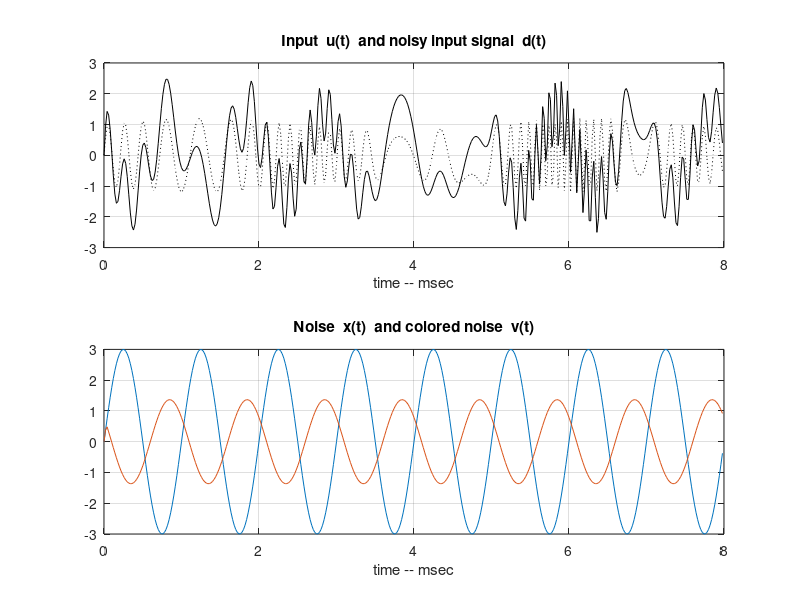
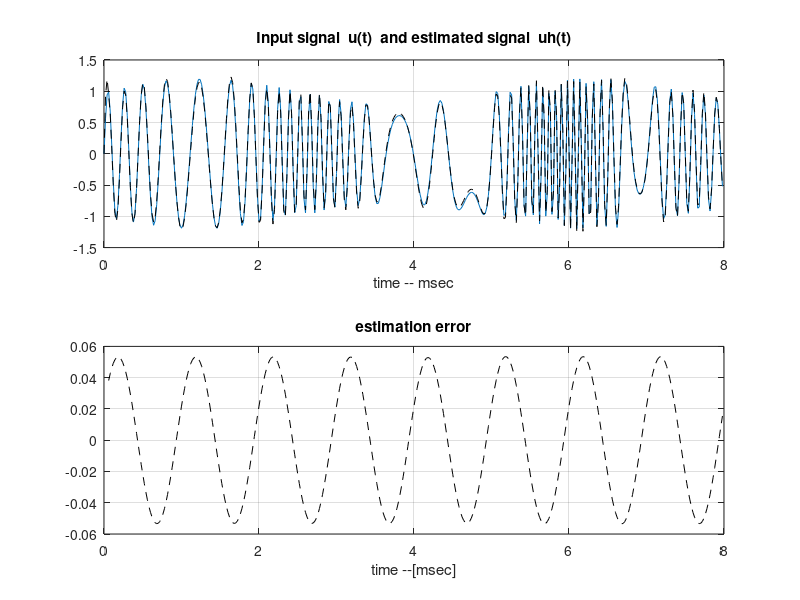

These charts were generated, in order, by the following MATLAB code:
% Example 5.5  Develop a MATLAB program for adaptive noise cancellation using adaline network.
% Solution  For adaptive noise cancellation in signal processing, adaline network is used and the performance is noted. The necessary parameters to be used are assumed.
% Program
% Adaptive Noise Cancellation
clear all; close all; clc;
% The useful signal u(t) is a frequency and amplitude  modulated sinusoid
f  = 4e3 ;       %  signal frequency 
fm = 300 ;      % frequency modulation
fa  = 200 ;     % amplitude modulation
ts = 2e-5 ;  % sampling time
N =  400 ;   % number of sampling points
t = (0:N-1)*ts ;  % 0  to 10 msec
ut = (1+0.2*sin(2*pi*fa*t)).*sin(2*pi*f*(1+0.2*cos(2*pi*fm*t)).*t) ;
% The noise xt and the filtered noise vt
%xt = 2*sawtooth(2*pi*1e3*t, 0.7) ;
xt=3*sin(2*pi*1e3*t);
%xt=0.05*randn(size(ut));
b = [ 1  -0.7 -0.7];
vt = filter(b, 1, xt);
% noisy signal dt = ut+vt ;
dt=ut+vt;
figure(1)
subplot(2,1,1)
plot(1e3*t, ut,'k:', 1e3*t, dt,'k'), grid, ...
title('Input  u(t)  and noisy input signal  d(t)'), xlabel('time -- msec')
subplot(2,1,2)
plot(1e3*t, xt, 1e3*t, vt), grid, ...
title('Noise  x(t)  and colored noise  v(t)'), xlabel('time -- msec')
p = 4 ; % dimensionality of the input space
% formation of the input matrix X of size  p by N

X = convmtx(xt, p) ; X = X(:, 1:N) ;

y  = zeros(1,N) ;   % memory allocation for y
eps = zeros(1,N) ;   % memory allocation for uh = eps
eta = 0.05  ; % learning rate/gain
w = 2*(rand(1, p)  -0.5) ; % Initialisation of the weight vector
for c = 1:100
for n = 1:N  %  learning loop
y(n) = w*X(:,n) ;      % predicted output signal
eps(n) = dt(n) - y(n) ; % error signal
w = w + eta*eps(n)*X(:,n)' ;
end
eta = 0.9*eta ;
end
figure(2)
subplot(2,1,1)
plot(1e3*t, ut, 1e3*t, eps,'k--'), grid, ...
title('Input signal  u(t)  and estimated signal  uh(t)'), ...
xlabel('time -- msec')
subplot(2,1,2)
plot(1e3*t(p:N), ut(p:N)-eps(p:N),'k--'), grid, ... 
title('estimation error'), xlabel('time --[msec]')
w

